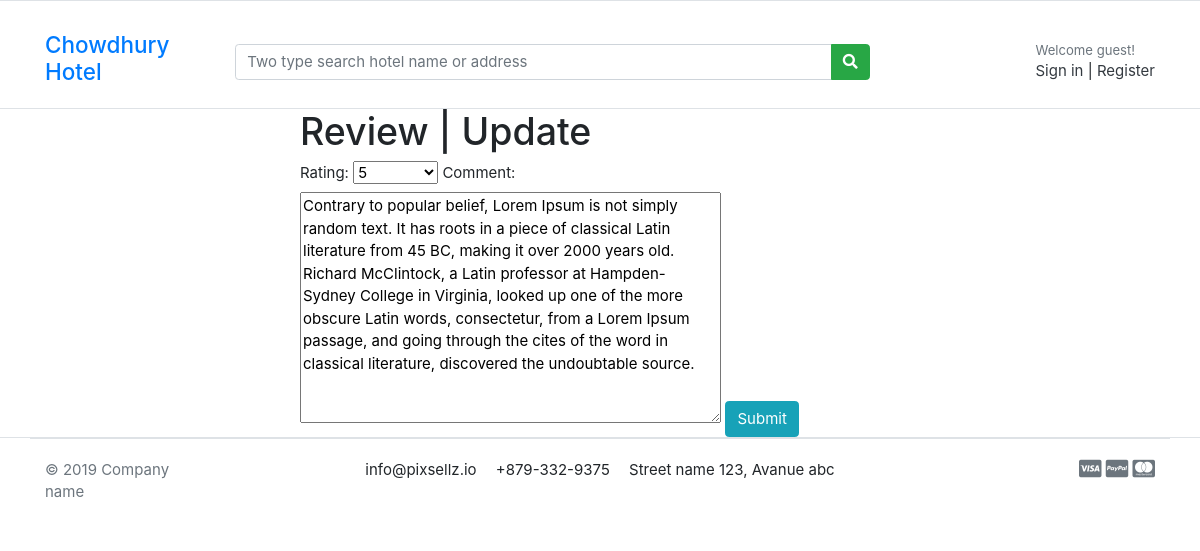
Screenshot of /edit/16/ with the database file from the repository.
### store/models.py (models this page shows, shortened)
class Review(models.Model):
    REVIEW = (
        ('1','1'),
        ('2','2'),
        ('3','3'),
        ('4','4'),
        ('5','5')
    )
    hotel = models.ForeignKey(Hotel, on_delete=models.CASCADE)
    user = models.ForeignKey(User, on_delete=models.CASCADE)
    rating = models.CharField(max_length=30, choices=REVIEW)
    comment = models.TextField()

### store/views.py (the view)
# urls.py: path('edit/<int:review_id>/', views.edit_review, name='edit_review'),
def edit_review(request, review_id):
    review = get_object_or_404(Review, pk=review_id)
    if request.method == 'POST':
        form = ReviewForm(request.POST, instance=review)
        if form.is_valid():
            form.save()
            return redirect('home')
    else:
        form = ReviewForm(instance=review)
    return render(request, 'hotel/review.html', {'form': form, 'review': review})

### store/forms.py
class ReviewForm(forms.ModelForm):
    class Meta:
        model = Review
        fields = ['rating','comment']

### store/templates/hotel/review.html
{% extends 'base.html' %} {% load crispy_forms_tags %} {% block body %}
<div style="width: 50%; margin: auto">
  <h1 style="marginbottom: 10px">Review | Update</h1>
  <form method="post">
    {% csrf_token %} {{form}}
    <button class="btn btn-info" type="submit">Submit</button>
  </form>
</div>
{% endblock body %}

### static/css/ui.css (style rules this page uses)
html { font-family: "Inter", sans-serif; font-size: 15px; }

### rows the page displays
Review: rating "5", comment "Contrary to popular belief, Lorem Ipsum is not simply random text. It has roots in a piece of classical Latin literature from 45 BC, making it over 2000 years old. Richard McClintock, a Latin professor at Hampden-Sydney College in Virginia, looked up one of the more obscure Latin words, consectetur, from a Lorem Ipsum passage, and going through the cites of the word in classical literature, discovered the undoubtable source."
